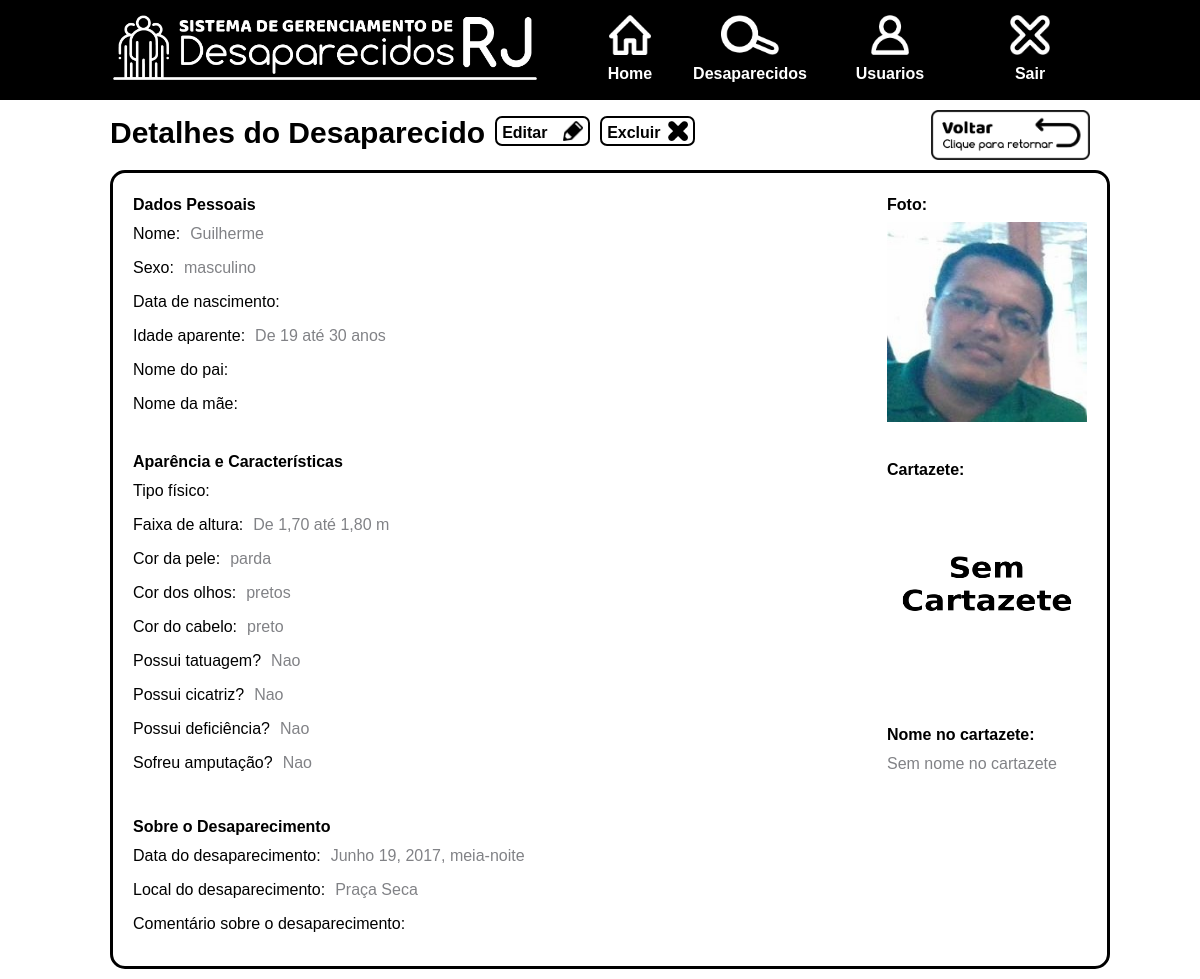
The page /webserver/desaparecidos/visualizar/1/ (signed in) on the database its author committed.
### webserver/models.py (models this page shows)
class Pessoa(models.Model):
	FAIXA_IDADE = (
		("ate_18_anos", "Até 18 anos"),
		("de_19_ate_30_anos", "De 19 até 30 anos"),
		("de_31_ate_45_anos", "De 31 até 45 anos"),
		("de_46_ate_65_anos", "De 46 até 65 anos"),
		("acima_de_65_anos", "Acima de 65 anos"),
	)
	FAIXA_ALTURA = (
		("anao", "Anão"),
		("ate_160", "Até 1,60 m"),
		("de_160_ate_170", "De 1,60 até 1,70 m"),
		("de_170_ate_180", "De 1,70 até 1,80 m"),
		("acima_de_180", "Acima de 1,80 m"),
	)
	SEXO = (
		("masculino", "Masculino"),
		("feminino", "Feminino"),
	)
	COR_PELE = (
		("albino", "Albino"),
		("amarela", "Amarela"),
		("branca", "Branca"),
		("negra", "Negra"),
		("parda", "Parda"),
		("vermelha", "Vermelha"),
	)
	COR_OLHOS = (
		("azuis", "Azuis"),
		("castanhos_claros", "Castanhos Claros"),
		("castanhos_escuros", "Castanhos Escuros"),
		("cinzentos", "Cinzentos"),
		("castanhos", "Castanhos"),
		("desiguais_na_cor", "Desiguais na Cor"),
		("pretos", "Pretos"),
		("verdes", "Verdes"),
		("violetas", "Violetas"),
	)
	COR_CABELOS = (
		("aco", "Aço"),
		("branco", "Branco"),
		("castanho_claro", "Castanho Claro"),
		("castanho_escuro", "Castanho Escuro"),
		("com_mechas_ou_faixas", "Com Mechas ou Faixas"),
		("louro", "Louro"),
		("preto", "Preto"),
		("ruivo", "Ruivo")
	)
	TIPO_FISICO = (
		("magro", "Magro"),
		("normal", "Normal"),
		("gordo", "Gordo"),
		("forte", "Forte"),
	)
	nome = models.CharField(max_length = 254, blank=True, null=True)
	nome_normalizado = models.CharField(max_length = 254, blank=True, null=True)
	idade = models.IntegerField(blank=True, null=True)
	idade_aparente = models.CharField(max_length = 100, choices = FAIXA_IDADE, blank=True, null=True)
	altura = models.IntegerField(blank=True, null=True)
	faixa_altura = models.CharField(max_length = 100, choices = FAIXA_ALTURA, blank=True, null=True)
	cor_pele = models.CharField(max_length = 100, choices = COR_PELE, blank=True, null=True)
	cor_olhos = models.CharField(max_length = 100, choices = COR_OLHOS, blank=True, null=True)
	cor_cabelos = models.CharField(max_length = 100, choices = COR_CABELOS, blank=True, null=True)
	sexo = models.CharField(max_length = 100, choices = SEXO, blank=True, null=True)
	nome_pai = models.CharField(max_length = 254, blank=True, null=True)
	nome_mae = models.CharField(max_length = 254, blank=True, null=True)
	foto = models.ImageField(upload_to = "fotos/", blank = True, null = True)
	facial_encoding = models.TextField(blank = True, null = True)
	encoding_distance_to_zero = models.FloatField(blank = True, null = True)
	data_nascimento = models.DateTimeField(blank=True, null=True)
	data_desaparecimento = models.DateTimeField(blank=True, null=True)
	local_desaparecimento = models.CharField(max_length = 254, blank=True, null=True)
	cartazete = models.ImageField(upload_to = "cartazetes/",blank = True, null = True)
	nome_no_cartazete = models.CharField(max_length = 254, blank=True, null=True)
	comentario_desaparecimento = models.TextField(blank = True, null = True)
	possui_tatuagem = models.NullBooleanField(blank=True, null=True)
	possui_cicatriz = models.NullBooleanField(blank=True, null=True)
	possui_deficiencia = models.NullBooleanField(blank=True, null=True)
	sofreu_amputacao = models.NullBooleanField(blank=True, null=True)
	esta_desaparecido = models.NullBooleanField(default=True, null=True)
	tipo_fisico = models.CharField(max_length = 254, choices = TIPO_FISICO, blank=True, null=True)
	rg = models.CharField(max_length = 9, blank=True, null=True)
	emissor_rg = models.CharField(max_length = 15, blank=True, null=True)
	cpf = models.CharField(max_length = 11, blank=True, null=True)
	cnh = models.CharField(max_length = 11, blank=True, null=True)

### webserver/views.py (the view)
# urls.py: url(r'desaparecidos/visualizar/(?P<pk>\d+)/$', views.visualizarDesaparecido, name='visualizarDesaparecido'),
@login_required
def visualizarDesaparecido(request, pk):
    pessoa = Pessoa.objects.get(pk=pk)
    return render(request, "desaparecido.html", {"pessoa": pessoa})

### webserver/templates/desaparecido.html (shortened to what this page needs)
{% extends './main.html' %}
{% load static %}
    {% block page_content %}
        <section id="page-contents">
            <header class="content-top">
                <p>Detalhes do Desaparecido</p>
                <a href="{% url 'editarDesaparecido' pk=pessoa.pk %}" class="option-button link-button grey-on-hover">
                    <span>Editar</span><img src="{% static 'images/pencil-icon.png' %}">
                </a>
                <a href="{% url 'removerDesaparecido' pk=pessoa.pk %}" class="option-button link-button grey-on-hover">
                    <span>Excluir</span><img src="{% static 'images/black-x-icon.png' %}">
                </a>
                <img src="{% static 'images/back-button.png' %}" onclick="history.back()">
            </header>
            <section class="person_data_container">
                <div class="fields_container">
                    <div class="fields_left_column">
                        <p>Dados Pessoais</p>
                        <div class="data_field"><span class="space-to-the-right">Nome:</span><span class="grey-text">{{ pessoa.nome|default_if_none:"" }}</span></div>
                        <div class="data_field"><span class="space-to-the-right">Sexo:</span><span class="grey-text">{{ pessoa.sexo|default_if_none:"" }}</span></div>
                        <div class="data_field"><span class="space-to-the-right">Data de nascimento:</span></div>
                        <div class="data_field"><span class="space-to-the-right">Idade aparente:</span><span class="grey-text">{{ pessoa.get_idade_aparente_display|default_if_none:"" }}</span></div>
                        <div class="data_field"><span class="space-to-the-right">Nome do pai:</span></div>
                        <div class="data_field"><span class="space-to-the-right">Nome da mãe:</span></div>
                        <br>
                        <p>Aparência e Características</p>
                        <div class="data_field"><span class="space-to-the-right">Tipo físico:</span></div>
                        <div class="data_field"><span class="space-to-the-right">Faixa de altura:</span><span class="grey-text">{{ pessoa.get_faixa_altura_display|default_if_none:"" }}</span></div>
                        <div class="data_field"><span class="space-to-the-right">Cor da pele:</span><span class="grey-text">{{ pessoa.cor_pele|default_if_none:"" }}</span></div>
                        <div class="data_field"><span class="space-to-the-right">Cor dos olhos:</span><span class="grey-text">{{ pessoa.cor_olhos|default_if_none:"" }}</span></div>
                        <div class="data_field"><span class="space-to-the-right">Cor do cabelo:</span><span class="grey-text">{{ pessoa.cor_cabelos|default_if_none:"" }}</span></div>
                        <div class="data_field"><span class="space-to-the-right">Possui tatuagem?</span><span class="grey-text">{% if pessoa.possui_tatuagem %}Sim{% else %}Nao{% endif %}</span></div>
                        <div class="data_field"><span class="space-to-the-right">Possui cicatriz?</span><span class="grey-text">{% if pessoa.possui_cicatriz %}Sim{% else %}Nao{% endif %}</span></div>
                        <div class="data_field"><span class="space-to-the-right">Possui deficiência?</span><span class="grey-text">{% if pessoa.possui_deficiencia %}Sim{% else %}Nao{% endif %}</span></div>
                        <div class="data_field"><span class="space-to-the-right">Sofreu amputação?</span><span class="grey-text">{% if pessoa.sofreu_amputacao %}Sim{% else %}Nao{% endif %}</span></div>
                    </div>
                    <div class="fields_right_column">
                        <div class="foto_fields_container">
                            <div class="data_field">
                                <p class="label-paragraph">Foto:</p>
                                {% if pessoa.foto.name %}
                                <img src="{{ pessoa.foto.url }}" width="200" height="200" />
                                {% else %}
                                <img src="{% static 'images/no-photo-image.png' %}" width="200" height="200" />
                                {% endif %}
                                <br>
                                <br>
                                <p class="label-paragraph">Cartazete:</p>
                                {% if pessoa.cartazete.name %}
                                <img src="{{ pessoa.cartazete.url }}" width="200" height="200" />
                                {% else %}
                                <img src="{% static 'images/no-cartazete.png' %}" width="200" height="200" />
                                {% endif %}
                                <br>
                                <p class="label-paragraph">Nome no cartazete:</p>
                                {% if pessoa.nome_no_cartazete %}
                                <span class="grey-text">{{ pessoa.nome_no_cartazete }}</span>
                                {% else %}
                                <span class="grey-text">Sem nome no cartazete</span>
                                {% endif %}
                            </div>
                        </div>
                    </div>
                    <br>
                    <p>Sobre o Desaparecimento</p>
                    <div class="data_field larger_form_field"><span class="space-to-the-right">Data do desaparecimento:</span><span class="grey-text">{{ pessoa.data_desaparecimento|default_if_none:"" }}</span></div>
                    <div class="data_field larger_form_field"><span class="space-to-the-right">Local do desaparecimento:</span><span class="grey-text">{{ pessoa.local_desaparecimento|default_if_none:"" }}</span></div>
                    <div class="data_field full_width_form_field">
                        Comentário sobre o desaparecimento:
                        <br>
                    </div>
                </div>
            </section>
        </section>
    {% endblock %}

### webserver/templates/main.html (shortened to what this page needs)
{% load static %}
<!DOCTYPE html>
<html lang="en-us">
    <head>
    </head>
    <body>
        <header>
            <div>
                <section id="menu-section">
                    <ul>
                        <li><a href="{% url 'index' %}"><div><img src="{% static 'images/home-icon.png' %}" /><p>Home</p></div></a></li>
                        <li><a href="{% url 'desaparecidos' %}"><div id="desaparecidos-option"><img src="{% static 'images/scope-icon.png' %}" /><p>Desaparecidos</p></div></a></li>
                        <li><a href="{% url 'usuarios' %}"><div id="desaparecidos-option"><img src="{% static 'images/user-icon-white.png' %}" /><p>Usuarios</p></div></a></li>
                        <li><a href="{% url 'logout' %}"><div id="desaparecidos-option"><img src="{% static 'images/x-icon.png' %}" /><p>Sair</p></div></a></li>
                    </ul>
                </section>
                <section id="logo-section">
                    <img src="{% static 'images/logo-sem-fundo.png' %}" />
                </section>
            </div>
        </header>
        <section>
            {% block page_content %}
            {% endblock %}
        </section>
    </body>
</html>

### webserver/templates/main.html (style rules this page uses)
*, *:after, *:before { margin: 0; padding: 0; box-sizing: border-box; font-family: sans-serif; #font-size: 14px; line-height: 1.5; }
a { text-decoration: none; }
body { #width:1000px; background-color:#fff; #border: 1px solid black; #margin-left: auto; #margin-right: auto; }
body header { height: 100px; width: auto; background-color: #000000; text-align: center; }
body header div { height: 100px; width: 1000px; margin: 0 auto; color: #ffffff; #text-align: left; }
#logo-section { width: 450px; height: 100px; text-align: center; float: left; }
#logo-section img { width: auto; height: 65px; margin-top: 15px; #float: left; }
#menu-section { width: 520px; height: 100px; #margin: auto; font-weight: bold; padding-top: 15px; padding-bottom: 15px; clear: both; #display: table; float: right; }
#menu-section ul { list-style: none; overflow: hidden; }
#menu-section ul li { float: left; position: relative; }
#menu-section ul li a div { text-align: center; width: 100px; height: 70px; }
#menu-section ul li a div img { width: auto; height: 40px; #float: }
#menu-section ul li a #desaparecidos-option { text-align: center; width: 140px; height: 70px; }
body section { width:1000px; margin-left: auto; margin-right: auto; }
#page-contents { background-color: #ffffff; }
#page-contents section { background-color: #ffffff; }
#page-contents header { background-color: #ffffff; }
.content-top { height: 50px; width: 100%; margin-top: 10px; padding-left: 10px; padding-right: 10px; }
.content-top p { float: left; font-size: 30px; font-weight: bold; }
.content-top img { height: 100%; width: auto; float: right; }
.option-button img { width: auto; height: 20px; }
.content-top .link-button { height: 30px; width: 95px; padding-left: 5px; padding-right: 5px; padding-top: 3px; padding-bottom: 3px; border: 2px solid black; border-radius: 7px; display: block; font-weight: bold; color: #000000; float: left; #margin-bottom: 10px; margin-left: 10px; margin-top: 6px; }
.link-button > span { float: left; }
.link-button img { float: right; }
.form_container, .person_data_container { margin: 10px; border: 3px solid black; border-radius: 15px; }
.person_data_container > div { padding: 20px; }
.person_data_container > div p { font-size: 16px; font-weight: bold; margin-bottom: 5px; clear: both; }
.person_data_container > div .data_field { # display: inline; margin-bottom: 10px; # width: 400px; # }
.grey-text { color: #818286; #margin-left: 10px; }
.space-to-the-right { margin-right: 10px; }
.person_data_container > div .larger_form_field { margin-bottom: 10px; width: 500px; }
.person_data_container > div .full_width_form_field { margin-bottom: 10px; width: 100%; }
.fields_container { width: 100%; }
.fields_container .fields_left_column { float: left; width: 50%; }
.fields_container .fields_right_column { float: left; width: 50%; height: 100%; }
.foto_fields_container { float: right; width: 200px; #overflow: hidden; }
.foto_fields_container * { clear: both; }

### rows shown on the page
Pessoa: nome "Guilherme", sexo "masculino", idade_aparente "De 19 até 30 anos", faixa_altura "De 1,70 até 1,80 m", cor_pele "parda", cor_olhos "pretos", cor_cabelos "preto", foto (picture), data_desaparecimento "Junho 19, 2017, meia-noite", local_desaparecimento "Praça Seca"
